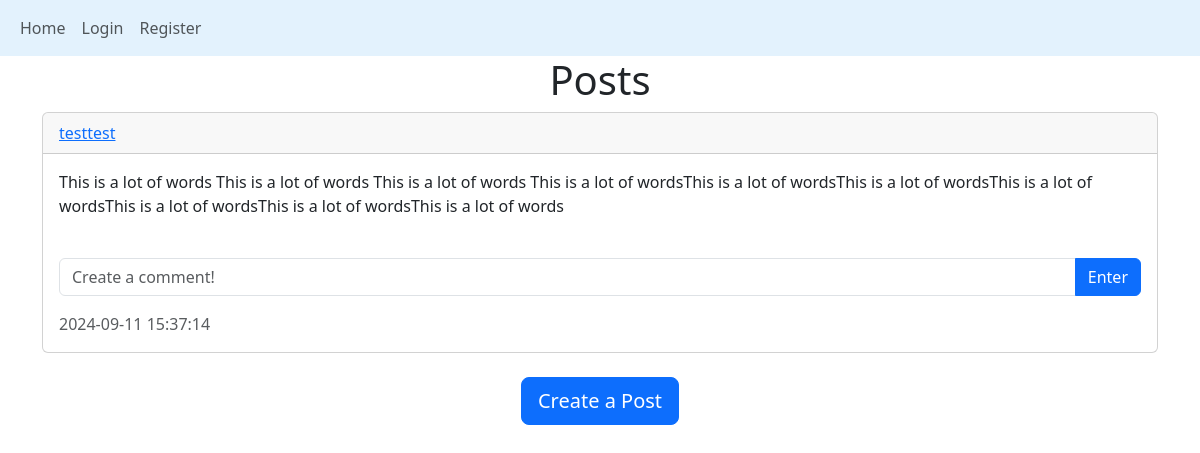
The page /home on the database its author committed.
### website/models.py (models this page shows)
class Post(db.Model):
   id = db.Column(db.Integer, primary_key=True)
   text = db.Column(db.Text, nullable=False)
   date_created = db.Column(db.DateTime(timezone=True), default=func.now())
   author = db.Column(db.Integer, db.ForeignKey('user.id', ondelete="CASCADE"), nullable=False)
   likes = db.relationship('Like', backref='post', passive_deletes=True)
   comments = db.relationship('Comment', backref='post', passive_deletes=True)

class User(db.Model, UserMixin):
   id = db.Column(db.Integer, primary_key=True)
   email = db.Column(db.String(150), unique=True)
   username = db.Column(db.String(150), unique=True)
   password = db.Column(db.String(150))
   date_created = db.Column(db.DateTime(timezone=True), default=func.now())
   posts = db.relationship('Post', backref='user', passive_deletes=True)
   likes = db.relationship('Like', backref='user', passive_deletes=True)
   comments = db.relationship('Comment', backref='user', passive_deletes=True)

### website/views.py (the view)
@views.route("/")
@views.route("/home")
def home():
    posts = Post.query.all()
    return render_template("home.html", user=current_user, posts=posts)

### website/templates/home.html (shortened to what this page needs)
{% extends "posts_div.html" %}

### website/templates/posts_div.html (shortened to what this page needs)
{% extends "base.html" %}
{% block content %}
 <h1 align="center">
    {% block header %}
        Posts
    {% endblock %}
</h1>
    {% for post in posts%}
    <div id="posts">
            <div class="card">
                <div class="card-header d-flex justify-content-between align-items-center">
                    <a href="/posts/{{post.user.username}}">
                        {{post.user.username}}
                    </a>
                </div>
                <div class="card-body">
                    <p>
                        {{post.text}}
                    </p>
                    <br/>
                    <form class="input-group mb-3" method="POST" action="/create-comment">
                        <input type="text" id="text" name="text" class="form-control" placeholder="Create a comment!"/>
                        <button type="submit" class="btn btn-primary">Enter</button>
                    </form>
                    <footer class="text-muted">
                        {{ post.date_created}}
                    </footer>
                </div>
            </div>
            <br/>
        {% endfor %}
    </div>
        {% block footer %}
            <div align="center">
                <a class="btn btn-primary btn-lg" href="/create-post">Create a Post</a>
            </div>
        {% endblock %}
{% endblock %}

### rows shown on the page
Post: user.username "testtest", text "This is a lot of words This is a lot of words This is a lot of words This is a lot of wordsThis is a lot of wordsThis is a lot of wordsThis is a lot of wordsThis is a lot of wordsThis is a lot of wordsThis is a lot of words", date_created "2024-09-11 15:37:14"
